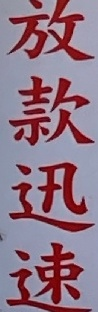
#> input picture 5/32.jpg, 98 x 312 px
$ python main.py
#> lines starting #> are read from the running program, lines starting #| are printed output that depends on the picture
#> further down, img is the input picture: shape (312, 98, 3); mean B, G, R 133.9, 117.1, 145
### usm.py
import numpy as np
import cv2 as cv

def usm(img, kenel_size):

#> called with kenel_size = 9
    blur = cv.GaussianBlur(img, (0, 0), kenel_size)
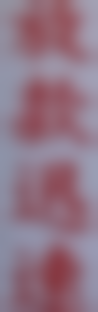
#> blur: shape (312, 98, 3); mean B, G, R 133.8, 117, 145
    usm = cv.addWeighted(img, 1.5, blur, -0.5, 0)
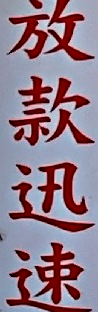
#> usm: shape (312, 98, 3); mean B, G, R 138.1, 122.8, 145
    usm = cv.cvtColor(usm, cv.COLOR_BGR2GRAY)
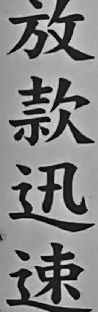
#> usm: shape (312, 98); min 0, max 227, mean 131.2

    return usm

def eq(img):
    equalize_img = cv.equalizeHist(img)
    return equalize_img

### main.py
import argparse
import numpy as np
import cv2 as cv
import usm
import os

parser = argparse.ArgumentParser()
parser.add_argument("-m", "--method", type=str, help="Choice your method", default='usm')
args = parser.parse_args()
print(args.method)
path = '5/32.jpg'
img = cv.imread(path)

if args.method == 'usm':
    result = usm.usm(img, 9)
elif args.method == 'usm+eq':
    result = usm.usm(img, 9)
    result = usm.eq(result)
elif args.method == 'eq':
    img = cv.cvtColor(img, cv.COLOR_BGR2GRAY)
    result = usm.eq(img)


cv.imshow('usm', result)
cv.waitKey(0)
cv.destroyAllWindows()

cv.imwrite(os.path.join("test", path), result)

$ run again, with 5/0.jpg copied over 5/32.jpg
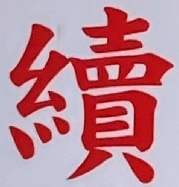
#> input picture 5/0.jpg, 179 x 187 px
#> img is the input picture: shape (187, 179, 3); mean B, G, R 145.1, 132.7, 191.6
#> in usm, `blur = cv.GaussianBlur(img, (0, 0), kenel_size)`:
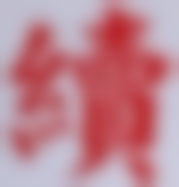
#> blur: shape (187, 179, 3); mean B, G, R 145, 132.6, 191.5
#> in usm, `usm = cv.cvtColor(usm, cv.COLOR_BGR2GRAY)`:
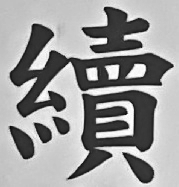
#> usm: shape (187, 179); min 5, max 255, mean 155

$ run again, with 5/10.jpg copied over 5/32.jpg
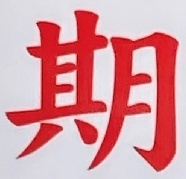
#> input picture 5/10.jpg, 186 x 179 px
#> img is the input picture: shape (179, 186, 3); mean B, G, R 160.8, 153.4, 218.3
#> in usm, `blur = cv.GaussianBlur(img, (0, 0), kenel_size)`:
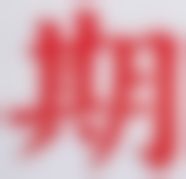
#> blur: shape (179, 186, 3); mean B, G, R 160.7, 153.2, 218.3
#> in usm, `usm = cv.cvtColor(usm, cv.COLOR_BGR2GRAY)`:
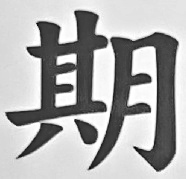
#> usm: shape (179, 186); min 6, max 255, mean 173.8

$ run again, with 5/12.jpg copied over 5/32.jpg
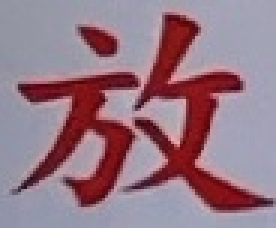
#> input picture 5/12.jpg, 92 x 76 px (shown 3 times larger)
#> img is the input picture: shape (76, 92, 3); mean B, G, R 133.9, 120.1, 150.4
#> in usm, `blur = cv.GaussianBlur(img, (0, 0), kenel_size)`:
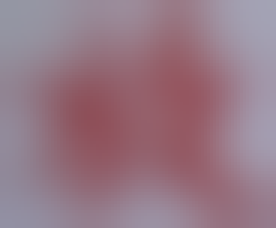
#> blur: shape (76, 92, 3) (shown 3 times larger); mean B, G, R 133.5, 119.8, 150.3
#> in usm, `usm = cv.cvtColor(usm, cv.COLOR_BGR2GRAY)`:
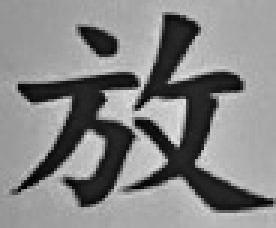
#> usm: shape (76, 92) (shown 3 times larger); min 0, max 226, mean 134
